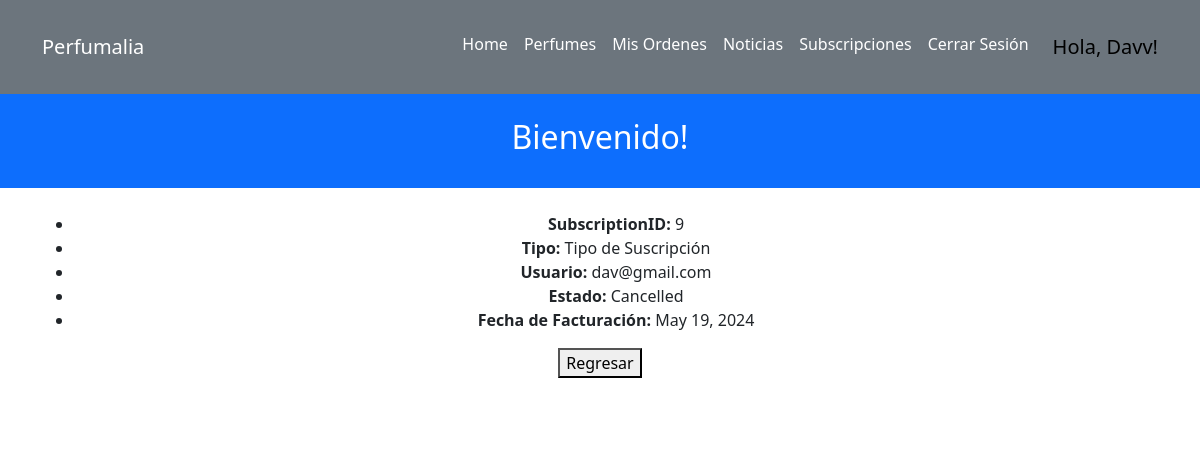
The page /subscriptions/9/ (signed in) on the database its author committed.
### store/models.py (models this page shows, shortened)
class User(AbstractBaseUser, PermissionsMixin):
    userID = models.AutoField(primary_key=True)
    name = models.CharField(max_length=100)
    email = models.EmailField(max_length=100, unique=True)
    address = models.CharField(max_length=200)
    cellphoneNumber = models.CharField(max_length=20)
    dateOfBirth = models.DateField()
    password = models.CharField(max_length=128)
    is_active = models.BooleanField(default=True)
    is_staff = models.BooleanField(default=False)
    objects = CustomUserManager()
    USERNAME_FIELD = 'email'
    REQUIRED_FIELDS = ['name', 'address', 'cellphoneNumber', 'dateOfBirth']

class Subscription(models.Model):
    subscriptionID = models.AutoField(primary_key=True)
    userID = models.ForeignKey(settings.AUTH_USER_MODEL, on_delete=models.CASCADE)
    plan = models.ForeignKey(SubscriptionPlan, on_delete=models.CASCADE, default=1)  # Define un valor por defecto
    subscriptionStatus = models.CharField(max_length=50)
    subscriptionType = models.CharField(max_length=100)
    billingDate = models.DateField()
    expirationDate = models.DateField()

### store/views.py (the view)
# urls.py: path('subscriptions/<int:pk>/', SubscriptionDetailsPageView.as_view(), name='subscriptiondetails'),
class SubscriptionDetailsPageView(TemplateView):
    template_name = 'subscriptiondetails.html'
    def get(self, request, pk):
        subscription = get_object_or_404(Subscription, pk=pk, userID=request.user)
        return render(request, self.template_name, {'subscription': subscription})

### store/contextProcessors.py (called while the page is built)
def cart_items_count(request):
    if request.user.is_authenticated:
        try:
            cart = ShoppingCart.objects.get(userID=request.user)
            cart_items_count = cart.cartitem_set.count()
        except ShoppingCart.DoesNotExist:
            cart_items_count = 0
    else:
        cart_items_count = 0
    return {'cart_items_count': cart_items_count}

### store/templates/subscriptiondetails.html (shortened to what this page needs)
{% extends 'base.html' %}
{% block content %}
<div class="text-center">
    <ul>
      <li><strong>SubscriptionID:</strong> {{ subscription.subscriptionID }}</li>
      <li><strong>Tipo:</strong> {{ subscription.subscriptionType }}</li>
      <li><strong>Usuario:</strong> {{ subscription.userID.email }}</li>
      <li><strong>Estado:</strong> {{ subscription.subscriptionStatus }}</li>
      <li><strong>Fecha de Facturación:</strong> {{ subscription.billingDate }}</li>
  </ul>
  <a href="{% url 'subscriptions' %}">
      <button>Regresar</button>
  </a>
</div>
{% endblock %}

### store/templates/base.html (shortened to what this page needs)
{% load static %}
<!doctype html>
<html lang="en">
<head>
  <link href="https://cdn.jsdelivr.net/npm/bootstrap@5.3.0-alpha1/dist/css/bootstrap.min.css" rel="stylesheet" />
</head>
<body>
  <nav class="navbar navbar-expand-lg navbar-dark bg-secondary py-4">
    <div class="container">
      <a class="navbar-brand" href="{% url 'home' %}"> Perfumalia</a>
      <div class="collapse navbar-collapse" id="navbarNavAltMarkup">
        <div class="navbar-nav ms-auto">
          <a class="nav-link active" href="{% url 'home' %}">Home</a>
          {% if user.is_authenticated %}
            <a class="nav-link active" href="{% url 'perfumes' %}">Perfumes</a>
            <a class="nav-link active" href="{% url 'orders' %}">Mis Ordenes</a>
            <a class="nav-link active" href="{% url 'news' %}">Noticias</a>
            <a class="nav-link active" href="{% url 'subscriptions' %}">Subscripciones</a>
            <a class="nav-link active" href="{% url 'logout' %}">Cerrar Sesión</a>
            <span class="navbar-text ms-3" style="font-size: 1.25rem; color: black;">Hola, {{ user.name }}!</span>
          {% else %}
            <a class="nav-link active" href="{% url 'login' %}">Inicia Sesion</a>
            <a class="nav-link active" href="{% url 'register' %}">Registrate</a>
          {% endif %}
        </div>
      </div>
    </div>
  </nav>
  <header class="masthead bg-primary text-white text-center py-4">
    <div class="container d-flex align-items-center flex-column">
      <h2>{% block header_title %}Bienvenido!{% endblock %}</h2>
    </div>
  </header>
  <div class="container my-4">
    {% block content %}
    {% endblock %}
  </div>
  {% block footer %}
  <div class="copyright py-4 text-center text-white">
    <div class="container">
      <small>
        Copyright - <a class="text-reset fw-bold text-decoration-none" target="_blank"
          href="https://twitter.com/danielgarax">
        </a>
      </small>
    </div>
  </div>
  {% endblock %}
</body>
</html>

### rows shown on the page
User: name "Davv"
Subscription: subscriptionID "9", subscriptionType "Tipo de Suscripción", userID.email "dav@gmail.com", subscriptionStatus "Cancelled", billingDate "May 19, 2024"
